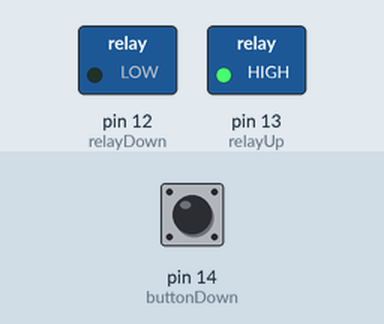
Recording of a program running on a simulated Arduino Mega 2560, built with avr-gcc and run on an emulated ATmega2560. Parts: switched loads named in the program (green lamp = pin HIGH). Dashed ring = blinking. Inputs (shaded band) come from the test bench; at power-on: pin 14 (buttonDown) HIGH. What the program prints to the serial monitor is not drawn.

Above: at 7.1 s.
7.2 s: pin 14 (buttonDown) pulled LOW for 2.7 s
Timing chart, 0 to 22.2 s (numbered marks = the images above; inputs shaded):
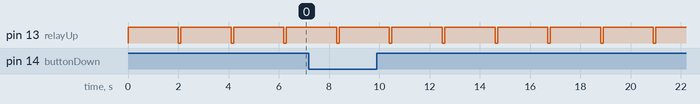

The program:

main.cpp
```cpp
#include <Arduino.h>
#include "OneButton.h"

/*###############################################################################################
#==== Button ports ====                                                                         #
#Controller-PIN	        RSU2-Board Name	    Note                                                #
#15-PD6	                MP11	            TA1 (Down) pinMode(14, INPUT_PULLUP)                #
#9-PD0	                MP9	                TA2 (Up) pinMode(8, INPUT_PULLUP)                   #
#16-PD7	                MP12	            TA3 (Teach in) pinMode(15, INPUT_PULLUP)            #
#################################################################################################*/
const int buttonDown = 14;      //TA1
const int buttonUp = 9;         //TA2
const int buttonTeach = 16;     //TA3


/*###############################################################################################
#==== Relay ports ====                                                                          #
#Controller-PIN	        RSU2-Board Name	    Note                                                #
#13-PD5                 MP13	            REL20                                               #
#12-PD4	                MP14	            REL21                                               #
#################################################################################################*/
const int relayUp = 13;         //REL20
const int relayDown = 12;       //REL21

// the setup function runs once when you press reset or power the board
void setup() {
    /*###############################################################################################
    #==== Button ports ====                                                                         #
    #################################################################################################*/
    pinMode(buttonDown, INPUT_PULLUP);
    pinMode(buttonUp, INPUT_PULLUP);
    pinMode(buttonTeach, INPUT_PULLUP);
    /*###############################################################################################
    #==== Relay ports ====                                                                          #
    #################################################################################################*/
    pinMode(relayUp, OUTPUT);
    pinMode(relayDown, OUTPUT);
    /*###############################################################################################
    #==== LED ports ====                                                                            #
    #################################################################################################*/
    pinMode(LED_BUILTIN, OUTPUT);
    /*###############################################################################################
    #==== Serial ====                                                                               #
    #################################################################################################*/
    Serial.begin(9600);
    while (!Serial) {
        ; // wait for serial port to connect. Needed for native USB port only
    }

}

// the loop function runs over and over again forever
void loop() {
  digitalWrite(LED_BUILTIN, HIGH);   // turn the LED on (HIGH is the voltage level)
  int buttonState = 2000;
  delay(2000);
  Serial.println(buttonState);// wait for a second
  digitalWrite(LED_BUILTIN, LOW);    // turn the LED off by making the voltage LOW
  buttonState = 100;
  delay(100);                       // wait for a second
  Serial.println(buttonState);
  if (digitalRead(buttonDown) == LOW) {
    Serial.println("button TA1 pressed");
  }
}
```

Measured:
- by itself, pin 13 (relayUp): alternates HIGH for 2.0 s and LOW for 0.10 s
